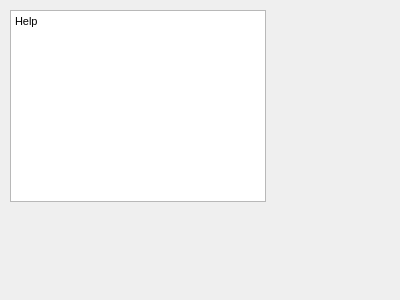
<?xml version="1.0" encoding="UTF-8"?>
<ui version="4.0">
 <class>Dialog</class>
 <widget class="QDialog" name="Dialog">
  <property name="geometry">
   <rect>
    <x>0</x>
    <y>0</y>
    <width>400</width>
    <height>300</height>
   </rect>
  </property>
  <property name="windowTitle">
   <string>Dialog</string>
  </property>
  <widget class="QTextBrowser" name="textBrowser">
   <property name="geometry">
    <rect>
     <x>10</x>
     <y>10</y>
     <width>256</width>
     <height>192</height>
    </rect>
   </property>
   <property name="html">
    <string>&lt;!DOCTYPE HTML PUBLIC &quot;-//W3C//DTD HTML 4.0//EN&quot; &quot;http://www.w3.org/TR/REC-html40/strict.dtd&quot;&gt;
&lt;html&gt;&lt;head&gt;&lt;meta name=&quot;qrichtext&quot; content=&quot;1&quot; /&gt;&lt;style type=&quot;text/css&quot;&gt;
p, li { white-space: pre-wrap; }
&lt;/style&gt;&lt;/head&gt;&lt;body style=&quot; font-family:'MS Shell Dlg 2'; font-size:8.25pt; font-weight:400; font-style:normal;&quot;&gt;
&lt;p style=&quot; margin-top:0px; margin-bottom:0px; margin-left:0px; margin-right:0px; -qt-block-indent:0; text-indent:0px;&quot;&gt;Help&lt;/p&gt;&lt;/body&gt;&lt;/html&gt;</string>
   </property>
  </widget>
 </widget>
 <resources/>
 <connections/>
</ui>
